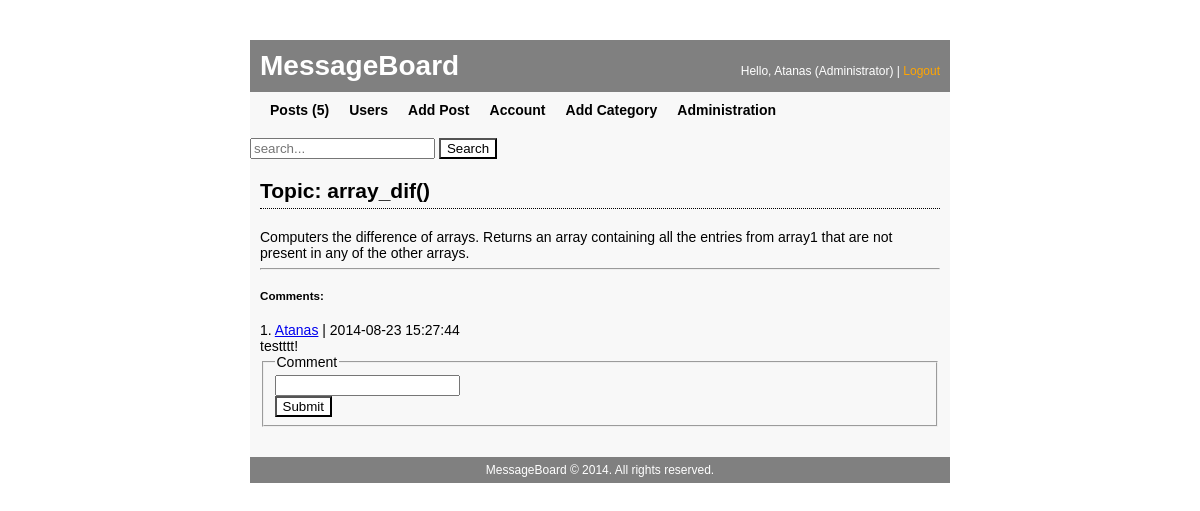
The page /Teamwork-Stoyan/post.php?id=27 (signed in) on the database its author committed.
### tables this page shows
CREATE TABLE IF NOT EXISTS `access_levels` (
  `access_lvl` tinyint(4) NOT NULL AUTO_INCREMENT,
  `access_name` varchar(50) NOT NULL,
  PRIMARY KEY (`access_lvl`)
);

CREATE TABLE IF NOT EXISTS `messages` (
  `message_id` int(11) NOT NULL AUTO_INCREMENT,
  `category_id` int(11) NOT NULL,
  `author_id` int(11) NOT NULL,
  `date_published` datetime NOT NULL,
  `title` varchar(50) NOT NULL,
  `body` varchar(250) NOT NULL,
  `tags` varchar(250) NOT NULL,
  `views_count` int(11) NOT NULL,
  PRIMARY KEY (`message_id`)
);

CREATE TABLE IF NOT EXISTS `comments` (
  `comment_id` int(11) NOT NULL AUTO_INCREMENT,
  `message_id` int(255) NOT NULL,
  `user_id` varchar(250) NOT NULL,
  `date` timestamp NOT NULL DEFAULT CURRENT_TIMESTAMP,
  `comment_content` varchar(250) NOT NULL,
  PRIMARY KEY (`comment_id`)
);

CREATE TABLE IF NOT EXISTS `users` (
  `user_id` int(11) NOT NULL AUTO_INCREMENT,
  `name` varchar(50) NOT NULL,
  `passwd` varchar(255) NOT NULL,
  `activity` varchar(50) NOT NULL DEFAULT '0',
  `access_lvl` tinyint(4) NOT NULL DEFAULT '1',
  PRIMARY KEY (`user_id`),
  UNIQUE KEY `name` (`name`)
);

### Teamwork-Stoyan/post.php (the view, shortened to what this page needs)
<?php
require 'includes/connection.php';
require 'includes/functions.php';
require 'includes/header.php';
if (isset($_GET['id'])) {
    $messageId = (int) $_GET['id'];
    $messageId = mysqli_real_escape_string($connection, $messageId);
}
$sql = 'SELECT * FROM messages WHERE message_id=' . $messageId;
    $result = mysqli_query($connection, $sql);
    if ($result->num_rows <= 0) {
        header('Location: index.php');
        exit;
    } else {
        $row = $result->fetch_assoc();
    }
    echo'<article id="home-article">
    <header>
        <h2>Topic: '.$row['title'].'</h2>
    </header>
    <p>
        '.$row['body'].'
    </p>
    </article>';
    echo '<div id="messages-content">';
    echo '<hr><span class="message-author"><h5>Comments:</h5>';
    $sql = 'SELECT * FROM comments
        LEFT JOIN users
        ON comments.user_id = users.user_id
        WHERE message_id=' . (int) $_GET['id'];
    $result = mysqli_query($connection, $sql);
    if ($result->num_rows <= 0) {
        echo '<div class="error"><h5 style="font-weight:normal;">There are no comments about this topic!</h5></div>';
    }
    else{
        $counter = 1;
        while ($row = $result->fetch_assoc()) {
        echo '<div class="comment-holder">';
            echo  $counter .'. <a href="user.php?user=' . $row['user_id'] . '">' . $row['name'] . '</a> | ' . $row['date'] . '
        <br><span class="comment">' . $row['comment_content'] . '</span><br>
        </div>
        ';
            $counter++;
        }
        echo '</span></p>';
    }
    echo '</div>';
    if (existLoggedUser()) {
        echo '<form method="POST" class="styledForm" action="#" >
            <fieldset>
                <legend>Comment</legend>
                <input type="text" name="comment_content" /><br />
                <input type="submit" name="comment" value="Submit" />
            </fieldset>
        </form>';
    }
    else{
        echo '<div style="text-align: center;"><a href="login.php" style="color: red!important;font-size: 28px;">Please log in to your profile before commenting</a></div>';
    }
require 'includes/footer.php';

### Teamwork-Stoyan/includes/header.php (shortened to what this page needs)
<?php
if (existLoggedUser()) {
    $username = $_SESSION['username'];
}
?>
<!DOCTYPE html>
<html>
    <head>
        <title><?php printf('%s | %s', $pageTitle, APPLICATION_NAME); ?></title>
        <link rel="stylesheet" href="css/style.css" />
    </head>
    <body>
        <div id="wrapper">
            <header id="header">
                <h1 id="logo">
                    <a href="index.php"><?php echo APPLICATION_NAME ?></a>
                </h1>
                <?php if (existLoggedUser()) { ?>
                    <div id="hello-user">
                        <p>Hello, <?php echo $username . ' ' . printAccessLevelName($connection, $_SESSION['accessLevel']); ?> | <a href="processing/logout.php">Logout</a></p>
                    </div>
                <?php } ?>
            </header>
            <?php if (existLoggedUser()) { ?>
                <?php $countAllPosts = countAllPosts($connection); ?>
                <nav id="main-nav" role="navigation">
                    <ul>
                        <li>
                            <a <?php checkForCurrentPage($pageTitle, 'Posts') ?> href="posts.php">Posts (<?php echo $countAllPosts; ?>)</a>
                        </li>
						<li>
                            <a <?php checkForCurrentPage($pageTitle, 'Users') ?> href="users.php">Users</a>
                        </li>
                        <li>
                            <a <?php checkForCurrentPage($pageTitle, 'Add Post') ?> href="add-post.php">Add Post</a>
                        </li>
                        <li>
                            <a <?php checkForCurrentPage($pageTitle, 'Account') ?> href="account.php">Account</a>
                        </li>
                        <?php if($_SESSION['accessLevel'] > 1) { ?>
                        <li>
                            <a <?php checkForCurrentPage($pageTitle, 'Add Category') ?> href="add-category.php">Add Category</a>
                        </li>
                        <?php } ?>
                        <?php if($_SESSION['accessLevel'] > 2) { ?>
                        <li>
                            <a <?php checkForCurrentPage($pageTitle, 'Administration') ?> href="administration.php">Administration</a>
                        </li>
                        <?php } ?>
                    </ul>
                </nav>
            <?php } ?>
			<br>
			<div id="search-box">
                    <form method="POST" action="search.php" role="form">
                        <input type="text" name="searchText" placeholder="search..." required />
                        <input type="submit" name="search" value="Search" />
                    </form>
                </div>
            <div id="content">

### Teamwork-Stoyan/css/style.css (style rules this page uses)
header, footer, h1, h2, div, p, ul, li { margin: 0; padding: 0; }
ul, li { list-style: none; }
body { font-family: Arial,Helvetica,sans-serif; font-size: 14px; }
#wrapper { background-color: #f8f8f8; margin: 40px auto; width: 700px; }
h2 { border-bottom: 1px dotted #000; margin-bottom: 20px; padding: 20px 0 5px; }
input[type="submit"], input[type="reset"] { background-color: #fff; }
#header:after, #main-nav ul:after { clear: both; content: ""; display: block; height: 0; }
#header { background-color: #808080; color: #fff; padding: 10px; }
#logo { float: left; width: 200px; }
#logo a { color: #fff; text-decoration: none; }
#hello-user { font-size: 12px; float: right; padding-top: 14px; }
#hello-user a { color: orange; text-decoration: none; }
#main-nav { padding: 0 10px; }
#main-nav li { display: inline-block; float: left; }
#main-nav li a { border-bottom: 2px solid #f8f8f8; color: #000; display: block; font-weight: bold; padding: 10px 10px 2px; text-decoration: none; }
#content { padding: 0 10px 30px; }

### rows shown on the page
access_levels: access_name "(Administrator)"
messages: title "array_dif()", body "Computers the difference of arrays. Returns an array containing all the entries from array1 that are not present in any of the other arrays."
comments: user.name "Atanas", date "2014-08-23 15:27:44", comment_content "testttt!"

### other values the page prints
APPLICATION_NAME "MessageBoard"
$username "Atanas"
$countAllPosts "5"
